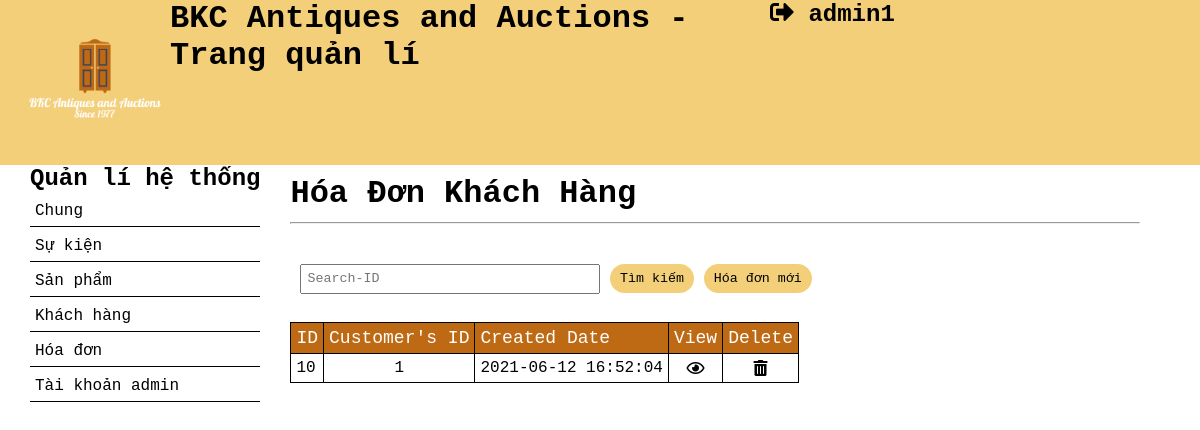
The app's page /Website_design_and_development/admin/manager_invoice.php (signed in) with its own data.
### tables this page shows
CREATE TABLE `don_hang` (
  `id_don_hang` int(11) NOT NULL,
  `id_khach_hang` int(11) DEFAULT NULL,
  `ngay_tao` datetime NOT NULL,
  `ten` varchar(100) NOT NULL COMMENT 'Tên người nhận',
  `sdt` varchar(13) NOT NULL COMMENT 'Số điện thoại người nhận',
  `email` varchar(100) DEFAULT NULL COMMENT 'Email người nhận, ko bắt buộc',
  `dia_chi` text NOT NULL COMMENT 'Địa chỉ người nhận',
  `ghi_chu` varchar(500) DEFAULT NULL
);

### Website_design_and_development/admin/manager_invoice.php (the view, shortened to what this page needs)
<!DOCTYPE html>
<html>
<head>
    <link rel="stylesheet" type="text/css" href="style.css">
    <link rel="stylesheet" href="../../webfonts/all.css">
</head>
<body>
    <?php
        require_once 'includes/connect.php';
        $sql="";
        if(isset($_POST["submit"])){
            $timkiem=$_POST["txtsearch"];
            $sql="SELECT * FROM `don_hang` WHERE `id_don_hang` LIKE '%$timkiem%'";
        }else{
            $sql="SELECT * FROM `don_hang`";
        }
        $result=mysqli_query($connect,$sql);
    ?>
	<?php require_once 'includes/header.php' ?>
	<div class="main">
		<div class="left"><?php require_once 'includes/menu.php' ?></div>
        <div class="right">
            <div class="right1">
                <h1>Hóa Đơn Khách Hàng</h1>
                <hr>
                <form action="#" method="POST" class="search-form">
                    <input type="text" name="txtsearch" placeholder="Search-ID">
                    <button type="submit" name="submit">Tìm kiếm</button>
                    <button><a href="add_invoice.php">Hóa đơn mới</a></button>
                </form>
                <br>
                <table class="content-table">
                    <tr>
                        <td>ID</td>
                        <td>Customer's ID</td>
                        <td>Created Date</td>
                        <td>View</td>
                        <td>Delete</td>
                    </tr>
                    <?php while($row=mysqli_fetch_assoc($result)){ ?>
                    <tr>
                        <td><?php echo $row['id_don_hang'] ?></td>
                        <td style="text-align: center;"><?php echo $row['id_khach_hang'] ?></td>
                        <td><?php echo $row['ngay_tao'] ?></td>
                        <td><a href="view_invoice.php"><i class="far fa-eye"></i></a></td>
                        <td><a href="delete_invoice.php?id=<?php echo $row['id_don_hang'] ?>"><i class="fas fa-trash-alt"></i></a></td>
                    </tr>
                    <?php } ?>
                </table>
            </div>
        </div>
    </div>
</body>
</html>

### Website_design_and_development/admin/style.css (style rules this page uses)
* { padding: 0; margin: 0; font-family: monospace, Helvetica, sans-serif; box-sizing: border-box; }
a { text-decoration: none; color: black; }
.main { background-color: white; width: 95%; margin: auto; display: flex; overflow: visible; }
.left { min-width: 170px; }
.right { flex: 1; overflow: visible; margin: auto; padding: 0px 30px 10px 30px; text-align: left; }
.right hr { margin-top: 10px; margin-bottom: 30px; }
.right1 { overflow: visible; }
.search-form { padding: 10px; }
.search-form input[type] { padding-left: 5px; width: 300px; height: 30px; }
.search-form button { padding: 7px 10px; background: #f3cf7a; border-radius: 20px; border: none }
.content-table { min-width: 50%; overflow: visible; border-collapse: collapse; }
.content-table td { padding: 5px; border: 1px solid black; max-width: 300px; }
.content-table tr:nth-child(odd) { background: #f3cf7a; }
.content-table tr:first-child { background: #be6a15; color: white; font-size: large; }
.content-table i { display: block; width: 100%; margin: auto; text-align: center; }

### records on screen
don_hang: id_don_hang "10", id_khach_hang "1", ngay_tao "2021-06-12 16:52:04"

### other values on screen
$_SESSION['ad_username'] "admin1"
